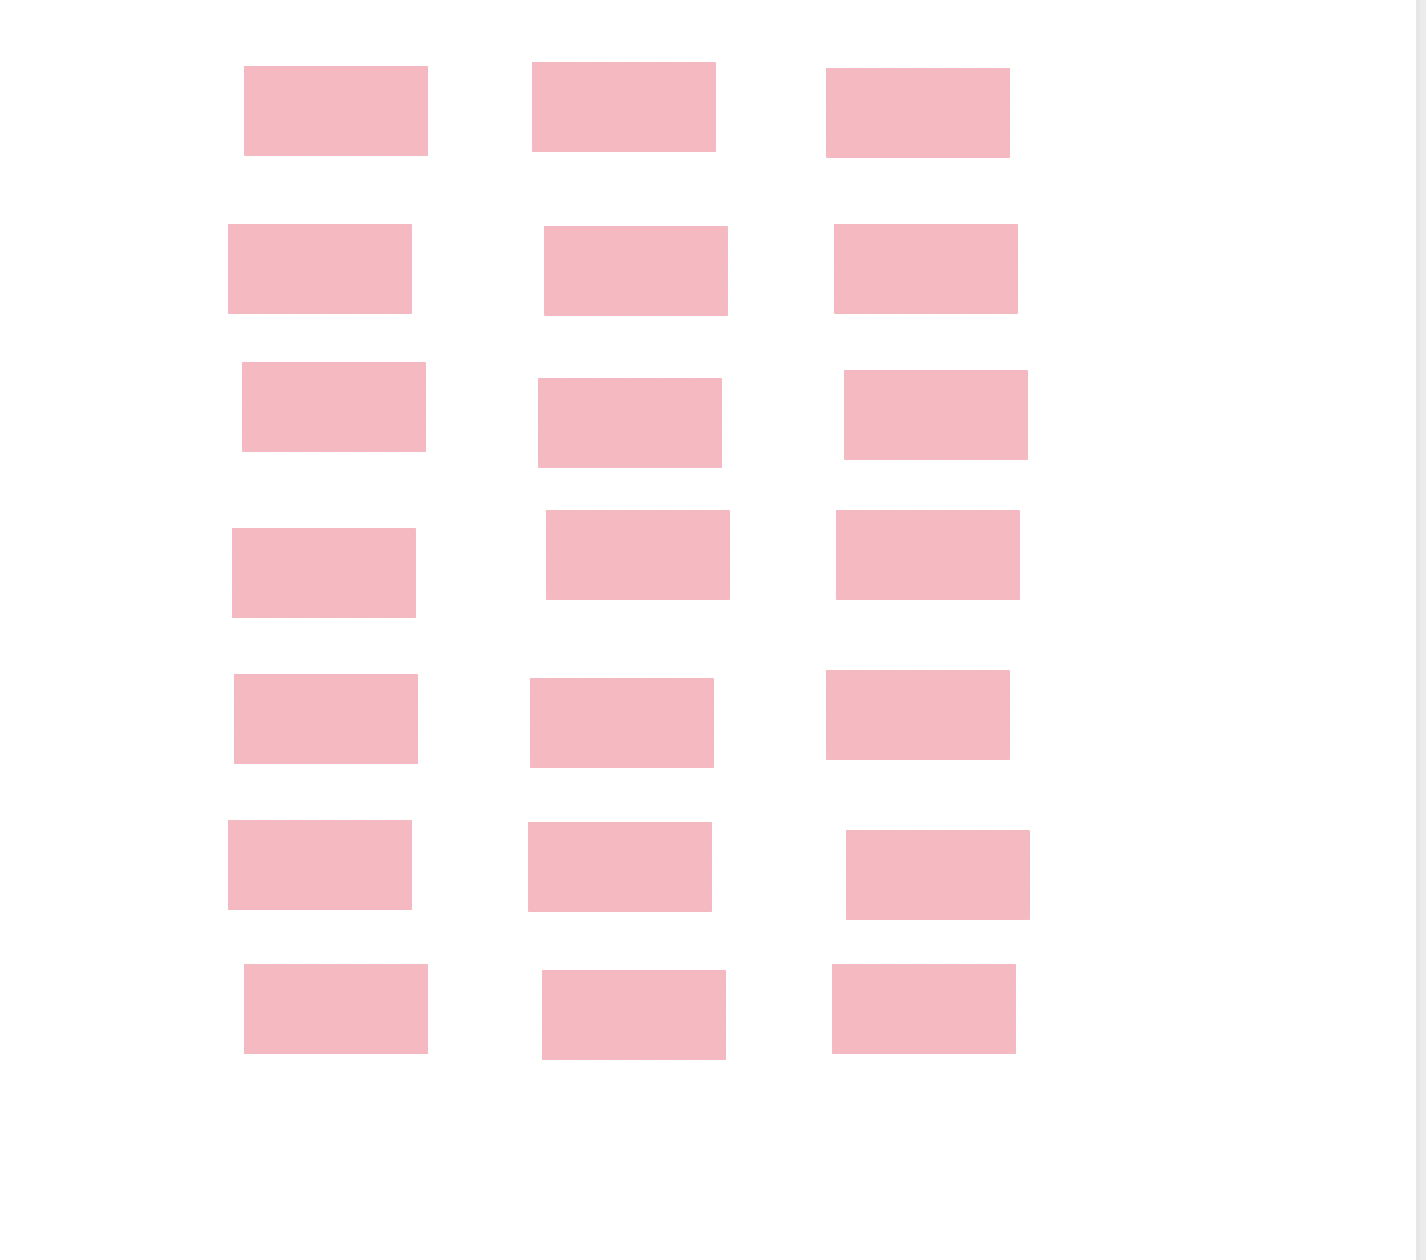

Recreate this plot in Python.
import turtle
import random

myBrush = turtle.Turtle()
myBrush.hideturtle()
myBrush.speed(0)
width = 350
height = 350
tile_width = 100  
tile_height = 50  

def drawTile(x, y, tile_width, tile_height):  
    myBrush.penup()
    myBrush.goto(x - tile_width + randomise(), y - tile_height + randomise())
    myBrush.pendown()
    myBrush.begin_fill()
    for i in range(2): 
        myBrush.forward(tile_width - 4)
        myBrush.left(90)
        myBrush.forward(tile_height - 4)
        myBrush.left(90)
    myBrush.end_fill()

def randomise():
    return random.randint(0, 10)

def draw():
    myBrush.fillcolor("#FFB6C1")
    myBrush.color("#FFB6C1")
    for col in range(3):  
        for row in range(height // tile_height):  
            drawTile(col * (tile_width * 1.5) - 150, row * (tile_height * 1.5) - 150, tile_width * 0.95, tile_height * 0.95)

draw()
turtle.done()
